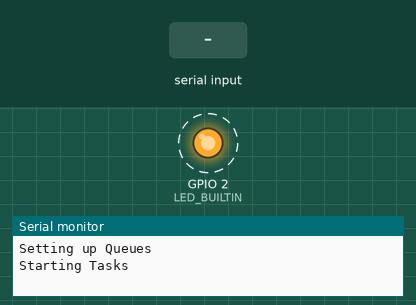
Bench run of a sketch on a simulated ESP32. On the bench: output pins drawn as LEDs (lit = HIGH), the last lines printed to the serial monitor. Dashed ring = blinking. Inputs (shaded band) come from the test bench.

Above: at 1.29 s.
1.8 s: "5\n" received over Serial
At 2.6 s:
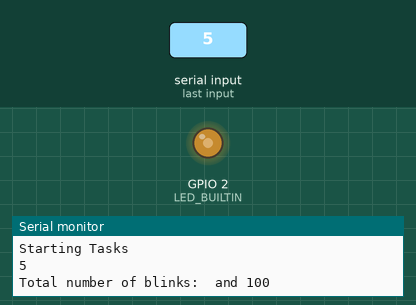
3.3 s: "90,45\n" received over Serial
At 4.5 s:
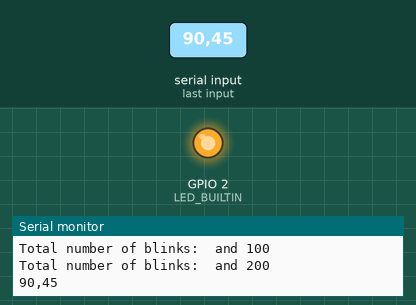
Timing chart, 0 to 6.3 s (numbered marks = the images above; inputs shaded):
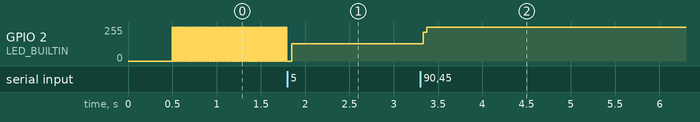

Measured:
- after the input at 3.3 s, GPIO 2 (LED_BUILTIN): 128/255 → 255/255 at once

The sketch:

rtos_Q_exerccise.ino
```cpp
#if CONFIG_FREERTOS_UNICORE
static const BaseType_t app_cpu = 0;
#else
static const BaseType_t app_cpu = 1;
#endif

typedef struct {
  char message[100];
  int blink_count;
}q_msg;

static const uint8_t msg_queue_len = 5;
static QueueHandle_t qHandler1, qHandler2;
void vListenerTask(void *pvParameters){
  char string[100];
  q_msg blink_msg;
  for(;;){
    int i = 0, blink_rate = 0, j, temp;
    while(Serial.available()){
      string[i] = Serial.read();
      temp = string[i]-48;
      if( (temp>=0) && (temp<10) )  blink_rate = blink_rate*10 + temp;
      else if (string[i] == 10){
        if(blink_rate!=0){
          if( xQueueSend(qHandler1, (void *)&blink_rate, 10) != pdTRUE){
            Serial.println("Queue Full");
          }
        }
        for(int j=0;string[j]!=10; j++){
          Serial.print(string[j]);
        }
        Serial.println();
        break;
      }
        i++;
  }
  if(xQueueReceive(qHandler2, (void *)&blink_msg, 0) == pdTRUE) //Serial.println("Queue 2 is empty");
  {
    Serial.print(blink_msg.message);
    Serial.print(" and ");
    Serial.println(blink_msg.blink_count);
  }
  }
}

void vBlinkTask(void *pvParameters){
  int blink_count = 0;
  int blink_rate = 10;
  int report_frequency = 100;
  for(;;){
    digitalWrite(LED_BUILTIN, HIGH);
    vTaskDelay(blink_rate/portTICK_PERIOD_MS);
    digitalWrite(LED_BUILTIN, LOW);
    vTaskDelay(blink_rate/portTICK_PERIOD_MS);
    blink_count++;
    if(blink_count%report_frequency==0){
      q_msg message ={"Total number of blinks: ", blink_count};
      if(xQueueSend(qHandler2, (void *)&message, 100) != pdTRUE){
        Serial.println("Queue 2 Full");
      }
    }
    if( xQueueReceive(qHandler1, (void *)&blink_rate, 0) != pdTRUE){}  //Serial.println("Queue 1 is empty");
  }
}


void setup() {
  Serial.begin(115200);
  pinMode(LED_BUILTIN, OUTPUT);
  vTaskDelay(500/portTICK_PERIOD_MS);
  Serial.println("Setting up Queues");
  qHandler2 = xQueueCreate(msg_queue_len, sizeof(q_msg));
  qHandler1 = xQueueCreate(msg_queue_len, sizeof(int));
  Serial.println("Starting Tasks");
  xTaskCreatePinnedToCore(
                          vBlinkTask,           //Task Definition
                          "Task A",             //Task Name
                          2048,                 //Stack Size
                          NULL,                 //Task paremeters
                          1,                    //Task Priority
                          NULL,                 //Task Handle
                          app_cpu);

  xTaskCreatePinnedToCore(
                          vListenerTask,        //Task Definition
                          "Task C",             //Task Name
                          2048,                 //Stack Size
                          NULL,                 //Task paremeters
                          1,                    //Task Priority
                          NULL,                 //Task Handle
                          app_cpu);

}

void loop() {

}
```
